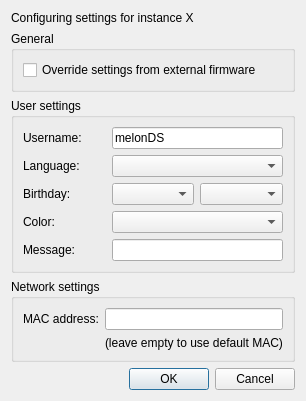
<?xml version="1.0" encoding="UTF-8"?>
<ui version="4.0">
 <class>FirmwareSettingsDialog</class>
 <widget class="QDialog" name="FirmwareSettingsDialog">
  <property name="geometry">
   <rect>
    <x>0</x>
    <y>0</y>
    <width>511</width>
    <height>357</height>
   </rect>
  </property>
  <property name="sizePolicy">
   <sizepolicy hsizetype="Fixed" vsizetype="Fixed">
    <horstretch>0</horstretch>
    <verstretch>0</verstretch>
   </sizepolicy>
  </property>
  <property name="windowTitle">
   <string>Firmware settings - khDaysMM</string>
  </property>
  <layout class="QVBoxLayout" name="verticalLayout">
   <property name="sizeConstraint">
    <enum>QLayout::SetFixedSize</enum>
   </property>
   <item>
    <widget class="QLabel" name="lblInstanceNum">
     <property name="text">
      <string>Configuring settings for instance X</string>
     </property>
    </widget>
   </item>
   <item>
    <widget class="QGroupBox" name="grpGeneral">
     <property name="title">
      <string>General</string>
     </property>
     <layout class="QGridLayout" name="gridLayout_3">
      <item row="0" column="0">
       <widget class="QCheckBox" name="overrideFirmwareBox">
        <property name="text">
         <string>Override settings from external firmware</string>
        </property>
       </widget>
      </item>
     </layout>
    </widget>
   </item>
   <item>
    <widget class="QGroupBox" name="grpUserSettings">
     <property name="title">
      <string>User settings</string>
     </property>
     <layout class="QGridLayout" name="gridLayout">
      <property name="leftMargin">
       <number>9</number>
      </property>
      <property name="topMargin">
       <number>9</number>
      </property>
      <property name="rightMargin">
       <number>9</number>
      </property>
      <property name="bottomMargin">
       <number>9</number>
      </property>
      <item row="2" column="1">
       <widget class="QComboBox" name="cbxBirthdayDay"/>
      </item>
      <item row="2" column="2">
       <widget class="QComboBox" name="cbxBirthdayMonth"/>
      </item>
      <item row="0" column="1" colspan="2">
       <widget class="QLineEdit" name="usernameEdit">
        <property name="text">
         <string>melonDS</string>
        </property>
        <property name="maxLength">
         <number>10</number>
        </property>
        <property name="clearButtonEnabled">
         <bool>false</bool>
        </property>
       </widget>
      </item>
      <item row="0" column="0">
       <widget class="QLabel" name="usernameLabel">
        <property name="text">
         <string>Username:</string>
        </property>
       </widget>
      </item>
      <item row="4" column="0">
       <widget class="QLabel" name="label_3">
        <property name="text">
         <string>Message:</string>
        </property>
       </widget>
      </item>
      <item row="3" column="1" colspan="2">
       <widget class="QComboBox" name="colorsEdit"/>
      </item>
      <item row="3" column="0">
       <widget class="QLabel" name="label_2">
        <property name="text">
         <string>Color:</string>
        </property>
       </widget>
      </item>
      <item row="1" column="0">
       <widget class="QLabel" name="label">
        <property name="text">
         <string>Language:</string>
        </property>
       </widget>
      </item>
      <item row="2" column="0">
       <widget class="QLabel" name="label_4">
        <property name="text">
         <string>Birthday:</string>
        </property>
       </widget>
      </item>
      <item row="4" column="1" colspan="2">
       <widget class="QLineEdit" name="messageEdit"/>
      </item>
      <item row="1" column="1" colspan="2">
       <widget class="QComboBox" name="languageBox"/>
      </item>
     </layout>
    </widget>
   </item>
   <item>
    <widget class="QGroupBox" name="grpWifiSettings">
     <property name="title">
      <string>Network settings</string>
     </property>
     <layout class="QGridLayout" name="gridLayout_2">
      <item row="0" column="0">
       <widget class="QLabel" name="label_5">
        <property name="text">
         <string>MAC address:</string>
        </property>
       </widget>
      </item>
      <item row="0" column="1">
       <widget class="QLineEdit" name="txtMAC">
        <property name="maxLength">
         <number>17</number>
        </property>
       </widget>
      </item>
      <item row="1" column="1">
       <widget class="QLabel" name="label_6">
        <property name="text">
         <string>(leave empty to use default MAC)</string>
        </property>
       </widget>
      </item>
     </layout>
    </widget>
   </item>
   <item>
    <widget class="QDialogButtonBox" name="dialogButtons">
     <property name="orientation">
      <enum>Qt::Horizontal</enum>
     </property>
     <property name="standardButtons">
      <set>QDialogButtonBox::Cancel|QDialogButtonBox::Ok</set>
     </property>
    </widget>
   </item>
  </layout>
 </widget>
 <tabstops>
  <tabstop>overrideFirmwareBox</tabstop>
  <tabstop>usernameEdit</tabstop>
  <tabstop>languageBox</tabstop>
  <tabstop>cbxBirthdayDay</tabstop>
  <tabstop>cbxBirthdayMonth</tabstop>
  <tabstop>colorsEdit</tabstop>
  <tabstop>messageEdit</tabstop>
  <tabstop>txtMAC</tabstop>
 </tabstops>
 <resources/>
 <connections>
  <connection>
   <sender>dialogButtons</sender>
   <signal>accepted()</signal>
   <receiver>FirmwareSettingsDialog</receiver>
   <slot>accept()</slot>
   <hints>
    <hint type="sourcelabel">
     <x>255</x>
     <y>250</y>
    </hint>
    <hint type="destinationlabel">
     <x>255</x>
     <y>135</y>
    </hint>
   </hints>
  </connection>
  <connection>
   <sender>dialogButtons</sender>
   <signal>rejected()</signal>
   <receiver>FirmwareSettingsDialog</receiver>
   <slot>reject()</slot>
   <hints>
    <hint type="sourcelabel">
     <x>255</x>
     <y>250</y>
    </hint>
    <hint type="destinationlabel">
     <x>255</x>
     <y>135</y>
    </hint>
   </hints>
  </connection>
 </connections>
</ui>
